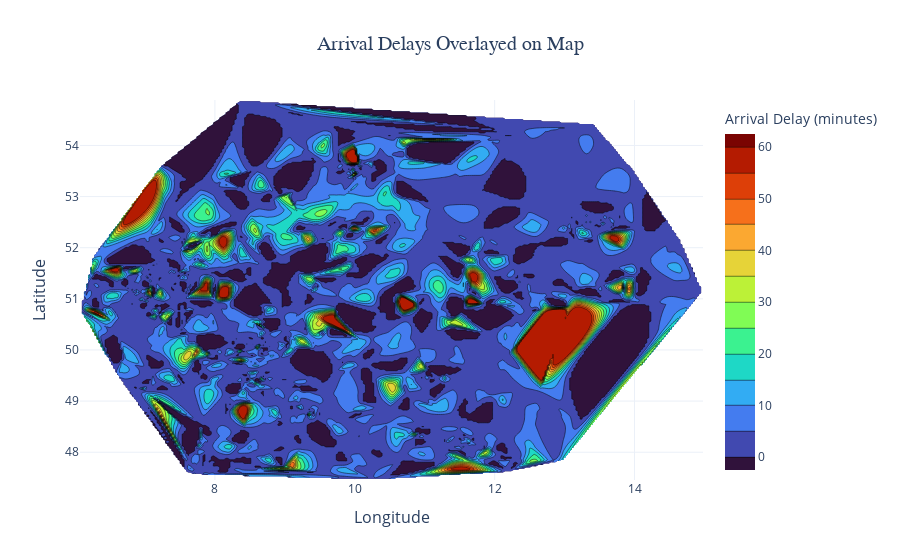

The cell this chart's notebook holds for it:
### Code cell
# Extract x, y, and z columns
x = filtered_df['long']
y = filtered_df['lat']
z = filtered_df['arrival_delay_m']

# Create a grid for contour plot
x_grid, y_grid = np.meshgrid(
    np.linspace(x.min(), x.max(), 300),  # Higher resolution grid
    np.linspace(y.min(), y.max(), 300)
)

# Interpolate z values on the grid
z_grid = griddata((x, y), z, (x_grid, y_grid), method='cubic')

# Clip the z values for better readability
z_min, z_max = 0, 60  # Define the range for arrival delays
z_grid = np.clip(z_grid, z_min, z_max)

# Create the contour plot using Plotly
fig = go.Figure()

fig.add_trace(go.Contour(
    z=z_grid,
    x=x_grid[0],
    y=y_grid[:, 0],
    colorscale='Turbo',  # Improved color scale
    colorbar=dict(title="Arrival Delay (minutes)", tickfont=dict(size=12)),
    contours=dict(
        start=z_min,
        end=z_max,
        size=5  # Contour interval
    ),
    line_smoothing=1.0  # Smooth contour lines
))

# Enhance layout and labels
fig.update_layout(
    title=dict(
        text='Arrival Delays Overlayed on Map',
        font=dict(size=20, family='Arial Bold'),  # Use a bold font
        x=0.5
    ),
    xaxis=dict(title='Longitude', titlefont=dict(size=16)),
    yaxis=dict(title='Latitude', titlefont=dict(size=16)),
    template='plotly_white',  # Improve readability with a light background
)

# Show the plot
fig.show()

### Figure 1 — Plotly figure (JSON) as saved in the notebook; plotly's stock layout.template omitted (floating-point values rounded to 4 significant figures; data arrays with more than 128 entries replaced by an {"elided": "..."} marker saying what was removed)
{"data": [{"colorbar": {"tickfont": {"size": 12}, "title": {"text": "Arrival Delay (minutes)"}}, "colorscale": [[0.0, "#30123b"], [0.07143, "#4145ab"], [0.1429, "#4675ed"], [0.2143, "#39a2fc"], [0.2857, "#1bcfd4"], [0.3571, "#24eca6"], [0.4286, "#61fc6c"], [0.5, "#a4fc3b"], [0.5714, "#d1e834"], [0.6429, "#f3c63a"], [0.7143, "#fe9b2d"], [0.7857, "#f36315"], [0.8571, "#d93806"], [0.9286, "#b11901"], [1.0, "#7a0402"]], "contours": {"end": 60, "size": 5, "start": 0}, "line": {"smoothing": 1.0}, "x": {"elided": "300 float values"}, "y": {"elided": "300 float values"}, "z": {"elided": "300x300 float values"}, "type": "contour"}], "layout": {"title": {"font": {"size": 20, "family": "Arial Bold"}, "text": "Arrival Delays Overlayed on Map", "x": 0.5}, "xaxis": {"title": {"text": "Longitude", "font": {"size": 16}}}, "yaxis": {"title": {"text": "Latitude", "font": {"size": 16}}}}}
